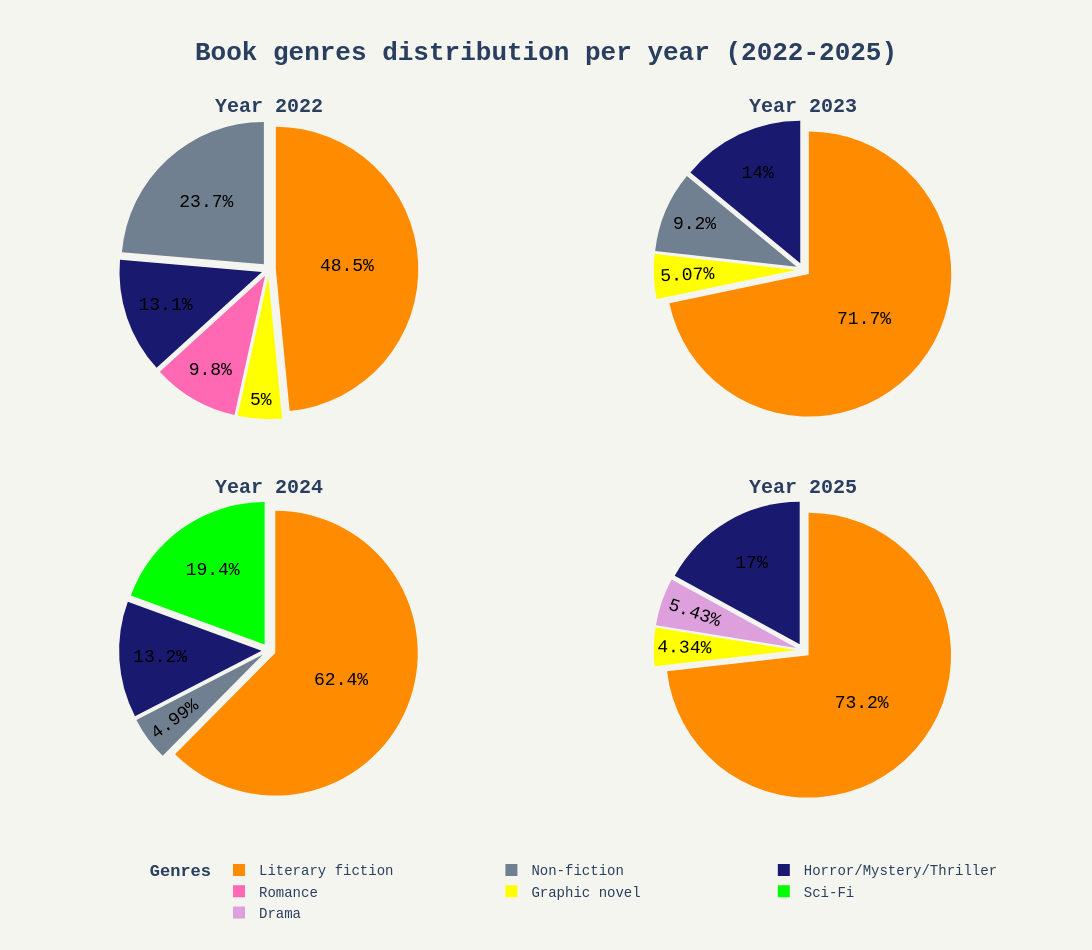

Notebook code cell kept with this figure:
### Code cell
import plotly.graph_objects as go
from plotly.subplots import make_subplots

subplot_titles = [f"<b>Year {year}</b>" for year in unique_years]

fig_pies = make_subplots(
    rows=2, cols=2,
    subplot_titles=subplot_titles,
    specs=[[{'type': 'domain'}, {'type': 'domain'}],
           [{'type': 'domain'}, {'type': 'domain'}]],
    vertical_spacing=0.12,   
    horizontal_spacing=0.1   
)

for i, year in enumerate(unique_years):
    year_data = df_full[df_full['Year'] == year].groupby('Genre')['Pages'].sum().reset_index()
 
    year_data['Genre'] = pd.Categorical(year_data['Genre'], ordered=True)
    year_data = year_data.sort_values('Genre')
    
    row = (i // 2) + 1
    col = (i % 2) + 1
    
    fig_pies.add_trace(
        go.Pie(
            labels=year_data['Genre'],
            values=year_data['Pages'],
            name=str(year),
            marker=dict(colors=[color_map.get(g, "grey") for g in year_data['Genre']]),
            textinfo='percent',
            textfont=dict(size=18, family="Courier New, monospace", color="black"),
            hole=0, 
            pull=[0.05] * len(year_data),
            hovertemplate="<b>Genre: %{label}</b><br>%{value} Pages<br>Percentage: <b>%{percent}</b><extra></extra>"
        ),
        row=row, col=col
    )

fig_pies.update_layout(
    title_text="<b>Book genres distribution per year (2022-2025)</b>",
    title_x=0.5,
    title_font=dict(size=26, family="Courier New, monospace"),
    font=dict(family="Courier New, monospace"),
    showlegend=True,
    legend=dict(
        title="<b>Genres</b>",
        orientation="h",
        entrywidth=0.3,
        entrywidthmode="fraction",
        y=-0.08,
        x=0.6, 
        xanchor="center",
        font=dict(size=14),
        itemsizing='constant'
    ),
    width=1100,  
    height=950,  
    margin=dict(t=120, b=150, l=50, r=50), 
    hoverlabel=dict(
        bgcolor="#F5DEB3",      
        bordercolor="black",    
        font_size=14,             
        font_family="Courier New, monospace",
        font_color="black",
                
    )
)


for i in fig_pies['layout']['annotations']:
    i['font'] = dict(size=20, family="Courier New, monospace")


fig_pies.update_layout(
    plot_bgcolor='#F5F5F0', 
    paper_bgcolor='#F5F5F0', 
)

fig_pies.show(config={'staticPlot': False, 'responsive': False})

### Figure 1 — Plotly figure (JSON) as saved in the notebook; plotly's stock layout.template omitted (floating-point values rounded to 4 significant figures)
{"data": [{"domain": {"x": [0, 0.45], "y": [0.56, 1]}, "hole": 0, "hovertemplate": "<b>Genre: %{label}</b><br>%{value} Pages<br>Percentage: <b>%{percent}</b><extra></extra>", "labels": ["Graphic novel", "Horror/Mystery/Thriller", "Literary fiction", "Non-fiction", "Romance"], "marker": {"colors": ["#FFFF00", "#191970", "#FF8C00", "#708090", "#FF69B4"]}, "name": "2022", "pull": [0.05, 0.05, 0.05, 0.05, 0.05], "textfont": {"color": "black", "family": "Courier New, monospace", "size": 18}, "textinfo": "percent", "type": "pie", "values": [204.0, 535.0, 1978.0, 966.0, 400.0]}, {"domain": {"x": [0.55, 1], "y": [0.56, 1]}, "hole": 0, "hovertemplate": "<b>Genre: %{label}</b><br>%{value} Pages<br>Percentage: <b>%{percent}</b><extra></extra>", "labels": ["Graphic novel", "Horror/Mystery/Thriller", "Literary fiction", "Non-fiction"], "marker": {"colors": ["#FFFF00", "#191970", "#FF8C00", "#708090"]}, "name": "2023", "pull": [0.05, 0.05, 0.05, 0.05], "textfont": {"color": "black", "family": "Courier New, monospace", "size": 18}, "textinfo": "percent", "type": "pie", "values": [185.0, 512.0, 2620.0, 336.0]}, {"domain": {"x": [0, 0.45], "y": [0, 0.44]}, "hole": 0, "hovertemplate": "<b>Genre: %{label}</b><br>%{value} Pages<br>Percentage: <b>%{percent}</b><extra></extra>", "labels": ["Horror/Mystery/Thriller", "Literary fiction", "Non-fiction", "Sci-Fi"], "marker": {"colors": ["#191970", "#FF8C00", "#708090", "#00FF00"]}, "name": "2024", "pull": [0.05, 0.05, 0.05, 0.05], "textfont": {"color": "black", "family": "Courier New, monospace", "size": 18}, "textinfo": "percent", "type": "pie", "values": [576.0, 2728.0, 218.0, 848.0]}, {"domain": {"x": [0.55, 1], "y": [0, 0.44]}, "hole": 0, "hovertemplate": "<b>Genre: %{label}</b><br>%{value} Pages<br>Percentage: <b>%{percent}</b><extra></extra>", "labels": ["Drama", "Graphic novel", "Horror/Mystery/Thriller", "Literary fiction"], "marker": {"colors": ["#DDA0DD", "#FFFF00", "#191970", "#FF8C00"]}, "name": "2025", "pull": [0.05, 0.05, 0.05, 0.05], "textfont": {"color": "black", "family": "Courier New, monospace", "size": 18}, "textinfo": "percent", "type": "pie", "values": [240.0, 192.0, 752.0, 3235.0]}], "layout": {"annotations": [{"font": {"family": "Courier New, monospace", "size": 20}, "showarrow": false, "text": "<b>Year 2022</b>", "x": 0.225, "xanchor": "center", "xref": "paper", "y": 1, "yanchor": "bottom", "yref": "paper"}, {"font": {"family": "Courier New, monospace", "size": 20}, "showarrow": false, "text": "<b>Year 2023</b>", "x": 0.775, "xanchor": "center", "xref": "paper", "y": 1, "yanchor": "bottom", "yref": "paper"}, {"font": {"family": "Courier New, monospace", "size": 20}, "showarrow": false, "text": "<b>Year 2024</b>", "x": 0.225, "xanchor": "center", "xref": "paper", "y": 0.44, "yanchor": "bottom", "yref": "paper"}, {"font": {"family": "Courier New, monospace", "size": 20}, "showarrow": false, "text": "<b>Year 2025</b>", "x": 0.775, "xanchor": "center", "xref": "paper", "y": 0.44, "yanchor": "bottom", "yref": "paper"}], "font": {"family": "Courier New, monospace"}, "height": 950, "hoverlabel": {"bgcolor": "#F5DEB3", "bordercolor": "black", "font": {"color": "black", "family": "Courier New, monospace", "size": 14}}, "legend": {"entrywidth": 0.3, "entrywidthmode": "fraction", "font": {"size": 14}, "itemsizing": "constant", "orientation": "h", "title": {"text": "<b>Genres</b>"}, "x": 0.6, "xanchor": "center", "y": -0.08}, "margin": {"b": 150, "l": 50, "r": 50, "t": 120}, "paper_bgcolor": "#F5F5F0", "plot_bgcolor": "#F5F5F0", "showlegend": true, "title": {"font": {"family": "Courier New, monospace", "size": 26}, "text": "<b>Book genres distribution per year (2022-2025)</b>", "x": 0.5}, "width": 1100}}
